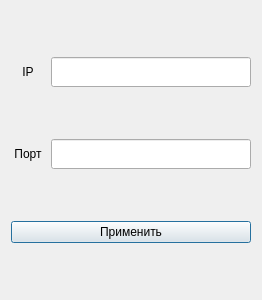
<?xml version="1.0" encoding="UTF-8"?>
<ui version="4.0">
 <class>DialogClient</class>
 <widget class="QDialog" name="DialogClient">
  <property name="geometry">
   <rect>
    <x>0</x>
    <y>0</y>
    <width>262</width>
    <height>300</height>
   </rect>
  </property>
  <property name="minimumSize">
   <size>
    <width>262</width>
    <height>300</height>
   </size>
  </property>
  <property name="maximumSize">
   <size>
    <width>262</width>
    <height>300</height>
   </size>
  </property>
  <property name="windowTitle">
   <string>Dialog</string>
  </property>
  <layout class="QVBoxLayout" name="verticalLayout">
   <item>
    <layout class="QHBoxLayout" name="horizontalLayout_2">
     <item>
      <widget class="QLabel" name="label">
       <property name="text">
        <string>IP</string>
       </property>
       <property name="textFormat">
        <enum>Qt::TextFormat::AutoText</enum>
       </property>
       <property name="alignment">
        <set>Qt::AlignmentFlag::AlignCenter</set>
       </property>
      </widget>
     </item>
     <item>
      <widget class="QLineEdit" name="ipclient">
       <property name="maximumSize">
        <size>
         <width>200</width>
         <height>30</height>
        </size>
       </property>
      </widget>
     </item>
    </layout>
   </item>
   <item>
    <layout class="QHBoxLayout" name="horizontalLayout">
     <item>
      <widget class="QLabel" name="label_2">
       <property name="text">
        <string>Порт</string>
       </property>
       <property name="alignment">
        <set>Qt::AlignmentFlag::AlignCenter</set>
       </property>
      </widget>
     </item>
     <item>
      <widget class="QLineEdit" name="portclient">
       <property name="minimumSize">
        <size>
         <width>200</width>
         <height>30</height>
        </size>
       </property>
       <property name="maximumSize">
        <size>
         <width>200</width>
         <height>30</height>
        </size>
       </property>
      </widget>
     </item>
    </layout>
   </item>
   <item>
    <widget class="QPushButton" name="pushButton">
     <property name="text">
      <string>Применить</string>
     </property>
    </widget>
   </item>
  </layout>
 </widget>
 <resources/>
 <connections/>
</ui>
